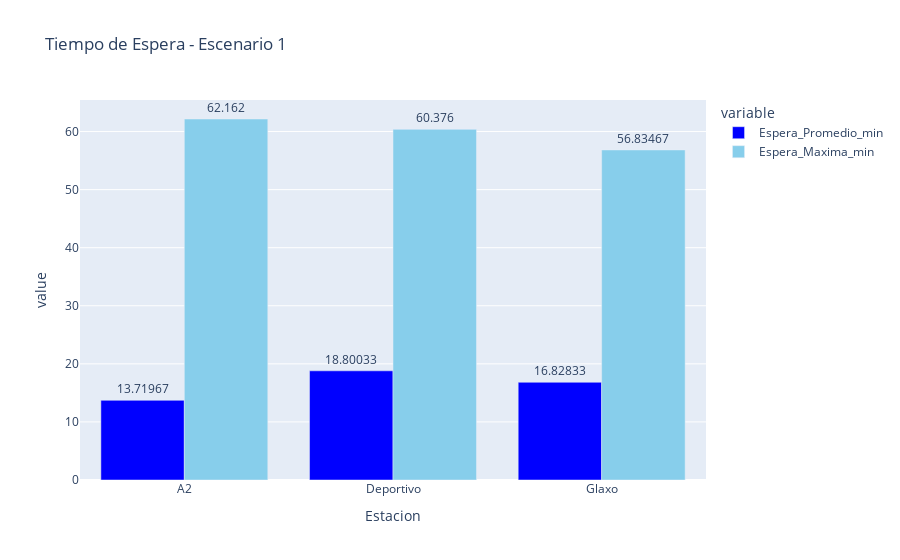
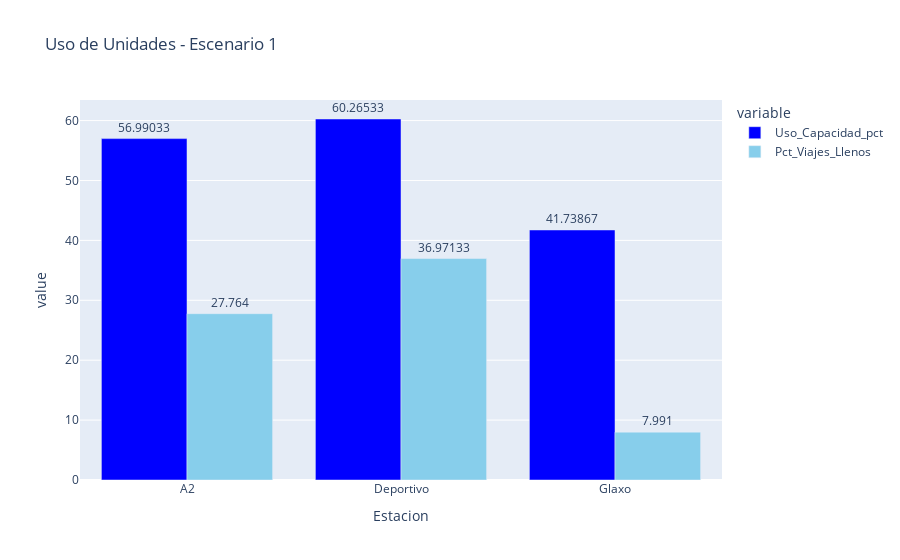
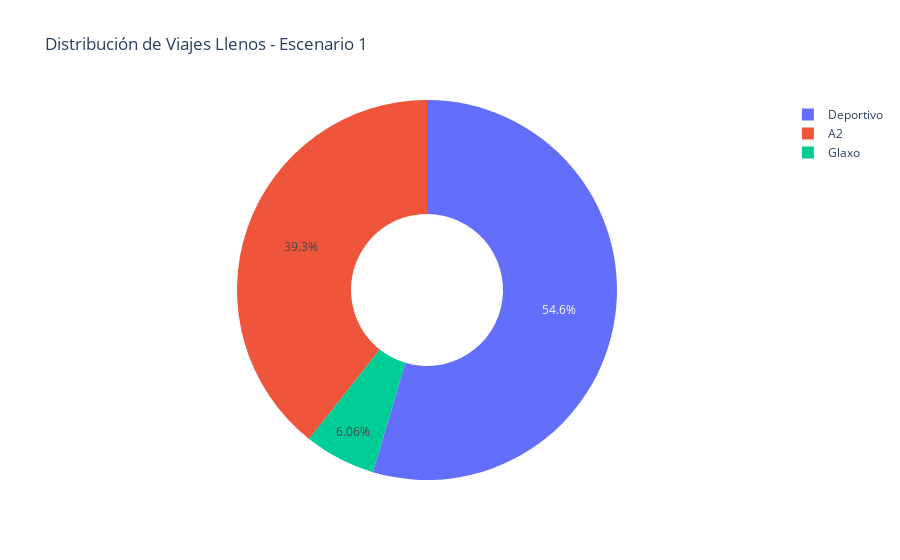
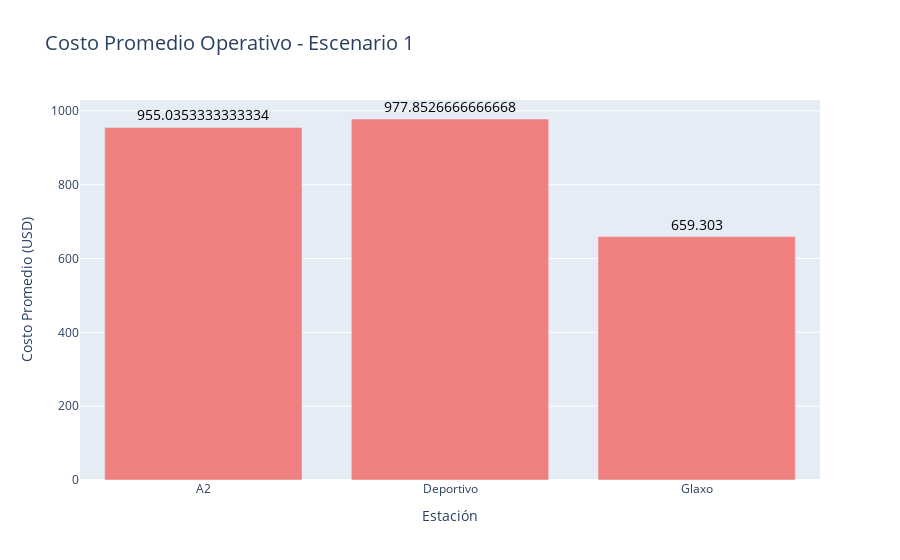

Here is the notebook cell these charts were saved with, in order:
### Markdown cell above
## Gráficas individuales por escenario

### Code cell
import pandas as pd
import plotly.express as px
import plotly.graph_objects as go
from math import pi
import os
import seaborn as sns
# Diccionario de archivos y nombre del escenario
archivos = {
    "Escenario 1": "Es7_MejorResultado1Glaxomenortiempo.xlsx",
    "Escenario 2": "Es8_Mod1van.xlsx",
    "Escenario 3": "Esc9_CombinacionDA.xlsx",
    "Escenario 4": "Esc10_CombinacionDA_MejorResultado.xlsx"
}

# Columnas clave para el radar chart
columnas_radar = [
    'Espera_Promedio_min',
    'Espera_Maxima_min',
    'Uso_Capacidad_pct',
    'Costo_Promedio_USD',
    'Pct_Viajes_Llenos',
    'Pct_Cumple_Frecuencia'
]

# Colores personalizados
colores_barras = ['blue', 'skyblue']

# Loop para graficar cada escenario
for nombre_escenario, archivo in archivos.items():
    try:
        df = pd.read_excel(archivo, sheet_name="RESUMEN")
        estaciones = df["Estacion"]

        # 1. Tiempo de Espera
        fig1 = px.bar(df, x="Estacion", y=["Espera_Promedio_min", "Espera_Maxima_min"],
                      barmode='group', title=f"Tiempo de Espera - {nombre_escenario}",
                      text_auto=True, color_discrete_sequence=colores_barras)
        fig1.update_traces(textposition='outside')
        fig1.show()

        # 2. Uso de Unidades
        fig2 = px.bar(df, x="Estacion", y=["Uso_Capacidad_pct", "Pct_Viajes_Llenos"],
                      barmode='group', title=f"Uso de Unidades - {nombre_escenario}",
                      text_auto=True, color_discrete_sequence=colores_barras)
        fig2.update_traces(textposition='outside')
        fig2.show()

        # 3. Pastel de Viajes Llenos Promedio
        fig3 = px.pie(df, names="Estacion", values="Viajes_Llenos_Promedio",
                      title=f"Distribución de Viajes Llenos - {nombre_escenario}", hole=0.4)
        fig3.show()

        # 4. Costo promedio operativo
        # Crear gráfica de costo promedio operativo
        fig4= px.bar(
        df,
         x="Estacion",
        y="Costo_Promedio_USD",
        text="Costo_Promedio_USD",  # Mostrar el valor numérico en cada barra
        title="Costo Promedio Operativo - Escenario 1",
        color_discrete_sequence=["lightcoral"]
        )

# Ajustar etiquetas de texto
        fig4.update_traces(
        textposition='outside',
        textfont_size=14,
        textfont_color='black'
     )

# Etiquetas y formato
        fig4.update_layout(
         yaxis_title="Costo Promedio (USD)",
        xaxis_title="Estación",
        title_font_size=20
)

        fig4.show()

        # 6. Radar Chart
        df_radar = df.set_index("Estacion")[columnas_radar]
        df_radar_norm = (df_radar - df_radar.min()) / (df_radar.max() - df_radar.min())

        categorias = columnas_radar
        fig6 = go.Figure()
        for est in df_radar_norm.index:
            fig6.add_trace(go.Scatterpolar(
                r=df_radar_norm.loc[est].tolist() + [df_radar_norm.loc[est].tolist()[0]],
                theta=categorias + [categorias[0]],
                fill='toself',
                name=est
            ))
        fig6.update_layout(
            polar=dict(radialaxis=dict(visible=True)),
            title=f"Radar Chart - {nombre_escenario}",
            showlegend=True
        )
        fig6.show()

    except Exception as e:
        print(f"❌ Error en {nombre_escenario}: {e}")

### Figure 1 — Plotly figure (JSON) as saved in the notebook; plotly's stock layout.template omitted (floating-point values rounded to 4 significant figures)
{"data": [{"alignmentgroup": "True", "hovertemplate": "variable=Espera_Promedio_min<br>Estacion=%{x}<br>value=%{y}<extra></extra>", "legendgroup": "Espera_Promedio_min", "marker": {"color": "blue", "pattern": {"shape": ""}}, "name": "Espera_Promedio_min", "offsetgroup": "Espera_Promedio_min", "orientation": "v", "showlegend": true, "textposition": "outside", "texttemplate": "%{y}", "type": "bar", "x": ["A2", "Deportivo", "Glaxo"], "xaxis": "x", "y": [13.72, 18.8, 16.83], "yaxis": "y"}, {"alignmentgroup": "True", "hovertemplate": "variable=Espera_Maxima_min<br>Estacion=%{x}<br>value=%{y}<extra></extra>", "legendgroup": "Espera_Maxima_min", "marker": {"color": "skyblue", "pattern": {"shape": ""}}, "name": "Espera_Maxima_min", "offsetgroup": "Espera_Maxima_min", "orientation": "v", "showlegend": true, "textposition": "outside", "texttemplate": "%{y}", "type": "bar", "x": ["A2", "Deportivo", "Glaxo"], "xaxis": "x", "y": [62.16, 60.38, 56.83], "yaxis": "y"}], "layout": {"barmode": "group", "legend": {"title": {"text": "variable"}, "tracegroupgap": 0}, "title": {"text": "Tiempo de Espera - Escenario 1"}, "xaxis": {"anchor": "y", "domain": [0, 1], "title": {"text": "Estacion"}}, "yaxis": {"anchor": "x", "domain": [0, 1], "title": {"text": "value"}}}}

### Figure 2 — Plotly figure (JSON) as saved in the notebook; plotly's stock layout.template omitted (floating-point values rounded to 4 significant figures)
{"data": [{"alignmentgroup": "True", "hovertemplate": "variable=Uso_Capacidad_pct<br>Estacion=%{x}<br>value=%{y}<extra></extra>", "legendgroup": "Uso_Capacidad_pct", "marker": {"color": "blue", "pattern": {"shape": ""}}, "name": "Uso_Capacidad_pct", "offsetgroup": "Uso_Capacidad_pct", "orientation": "v", "showlegend": true, "textposition": "outside", "texttemplate": "%{y}", "type": "bar", "x": ["A2", "Deportivo", "Glaxo"], "xaxis": "x", "y": [56.99, 60.27, 41.74], "yaxis": "y"}, {"alignmentgroup": "True", "hovertemplate": "variable=Pct_Viajes_Llenos<br>Estacion=%{x}<br>value=%{y}<extra></extra>", "legendgroup": "Pct_Viajes_Llenos", "marker": {"color": "skyblue", "pattern": {"shape": ""}}, "name": "Pct_Viajes_Llenos", "offsetgroup": "Pct_Viajes_Llenos", "orientation": "v", "showlegend": true, "textposition": "outside", "texttemplate": "%{y}", "type": "bar", "x": ["A2", "Deportivo", "Glaxo"], "xaxis": "x", "y": [27.76, 36.97, 7.991], "yaxis": "y"}], "layout": {"barmode": "group", "legend": {"title": {"text": "variable"}, "tracegroupgap": 0}, "title": {"text": "Uso de Unidades - Escenario 1"}, "xaxis": {"anchor": "y", "domain": [0, 1], "title": {"text": "Estacion"}}, "yaxis": {"anchor": "x", "domain": [0, 1], "title": {"text": "value"}}}}

### Figure 3 — Plotly figure (JSON) as saved in the notebook; plotly's stock layout.template omitted (floating-point values rounded to 4 significant figures)
{"data": [{"domain": {"x": [0, 1], "y": [0, 1]}, "hole": 0.4, "hovertemplate": "Estacion=%{label}<br>Viajes_Llenos_Promedio=%{value}<extra></extra>", "labels": ["A2", "Deportivo", "Glaxo"], "legendgroup": "", "name": "", "showlegend": true, "type": "pie", "values": [18.4, 25.53, 2.833]}], "layout": {"legend": {"tracegroupgap": 0}, "title": {"text": "Distribución de Viajes Llenos - Escenario 1"}}}

### Figure 4 — Plotly figure (JSON) as saved in the notebook; plotly's stock layout.template omitted (floating-point values rounded to 4 significant figures)
{"data": [{"hovertemplate": "Estacion=%{x}<br>Costo_Promedio_USD=%{text}<extra></extra>", "legendgroup": "", "marker": {"color": "lightcoral", "pattern": {"shape": ""}}, "name": "", "orientation": "v", "showlegend": false, "text": [955.0, 977.9, 659.3], "textfont": {"color": "black", "size": 14}, "textposition": "outside", "type": "bar", "x": ["A2", "Deportivo", "Glaxo"], "xaxis": "x", "y": [955.0, 977.9, 659.3], "yaxis": "y"}], "layout": {"barmode": "relative", "legend": {"tracegroupgap": 0}, "title": {"font": {"size": 20}, "text": "Costo Promedio Operativo - Escenario 1"}, "xaxis": {"anchor": "y", "domain": [0, 1], "title": {"text": "Estación"}}, "yaxis": {"anchor": "x", "domain": [0, 1], "title": {"text": "Costo Promedio (USD)"}}}}
